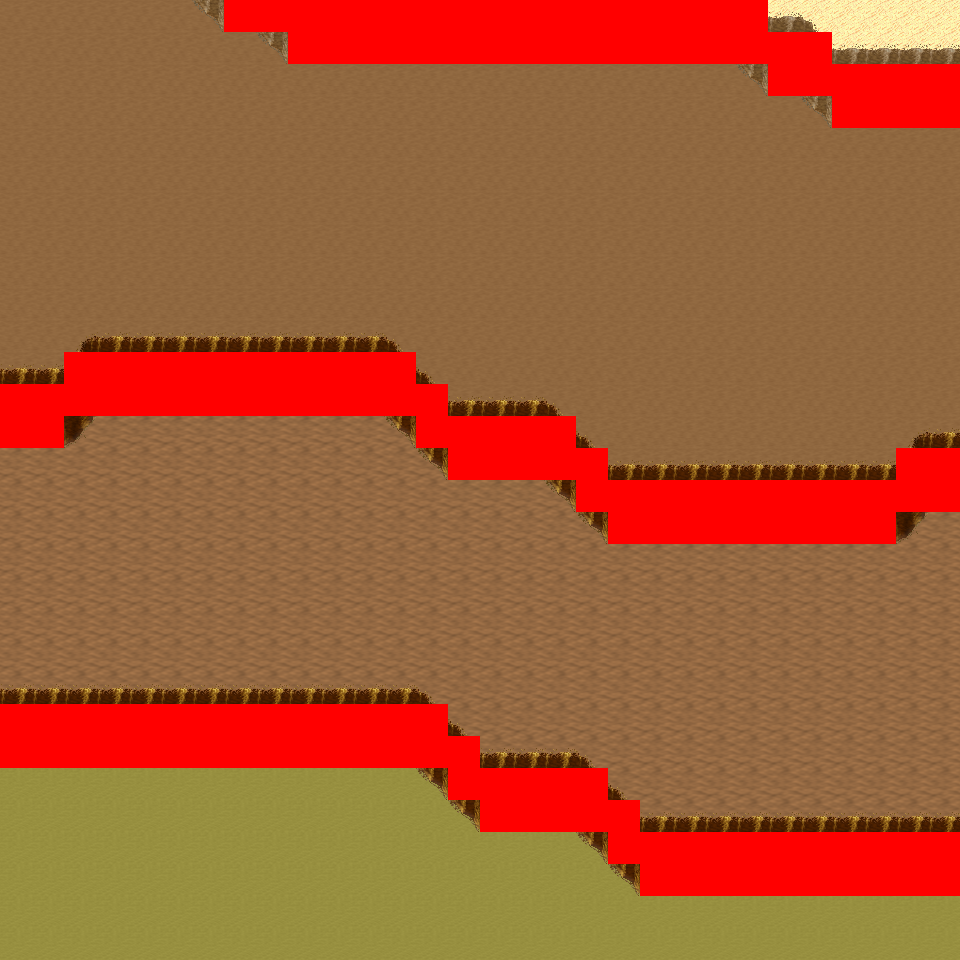

Tiled map render using the project's own tile images. Description and the map definition, with tile-layer contents summarised, below:
An orthogonal 30x30 tile map with 32x32 px tiles, 6 tile layers (Ground, Object, Object2, Above, ...), 8 tilesets and 10 objects (10x mapExit).

<map version="1.0" orientation="orthogonal" renderorder="right-down" width="30" height="30" tilewidth="32" tileheight="32" nextobjectid="11">
  <tileset firstgid="1" name="tileset_logic_collision" tilewidth="32" tileheight="32" tilecount="1" columns="1">
    <image source="../drawable/tileset_logic_collision.png" width="32" height="32" />
  </tileset>
  <tileset firstgid="2" name="tileset_ground_ground" tilewidth="32" tileheight="32" tilecount="33" columns="3">
    <image source="../drawable/tileset_ground_ground.png" width="96" height="352" />
  </tileset>
  <tileset firstgid="35" name="tileset_ground_ridge_earth_pale" tilewidth="32" tileheight="32" tilecount="96" columns="12">
    <image source="../drawable/tileset_ground_ridge_earth_pale.png" width="384" height="256" />
  </tileset>
  <tileset firstgid="131" name="tileset_ground_ridge_earth_dark" tilewidth="32" tileheight="32" tilecount="96" columns="12">
    <image source="../drawable/tileset_ground_ridge_earth_dark.png" width="384" height="256" />
  </tileset>
  <tileset firstgid="227" name="tileset_terrain_desert" tilewidth="32" tileheight="32" tilecount="88" columns="8">
    <image source="../drawable/tileset_terrain_desert.png" width="256" height="352" />
  </tileset>
  <tileset firstgid="315" name="tileset_plant_tree_tree_darkgreen" tilewidth="32" tileheight="32" tilecount="88" columns="8">
    <image source="../drawable/tileset_plant_tree_tree_darkgreen.png" width="256" height="352" />
  </tileset>
  <tileset firstgid="403" name="tileset_ground_sand_2" tilewidth="32" tileheight="32" tilecount="15" columns="5">
    <image source="../drawable/tileset_ground_sand_2.png" width="160" height="96" />
  </tileset>
  <tileset firstgid="418" name="tileset_plant_cactus_2" tilewidth="32" tileheight="32" tilecount="10" columns="5">
    <image source="../drawable/tileset_plant_cactus_2.png" width="160" height="64" />
  </tileset>
  <layer name="Ground" width="30" height="30">
    <data>[900 cells, 900 non-empty, 4 distinct tile ids]</data>
  </layer>
  <layer name="Object" width="30" height="30">
    <data>[900 cells, 244 non-empty, 18 distinct tile ids]</data>
  </layer>
  <layer name="Object2" width="30" height="30">
    <data>[900 cells, 0 non-empty, 0 distinct tile ids]</data>
  </layer>
  <layer name="Above" width="30" height="30">
    <data>[900 cells, 0 non-empty, 0 distinct tile ids]</data>
  </layer>
  <layer name="Above2" width="30" height="30">
    <data>[900 cells, 0 non-empty, 0 distinct tile ids]</data>
  </layer>
  <layer name="Walkable" width="30" height="30">
    <data>[900 cells, 164 non-empty, 1 distinct tile ids]</data>
  </layer>
  <objectgroup name="MapEvents">
    <object id="1" name="north" type="mapExit" x="0" y="0" width="224" height="32">
      <properties>
        <property name="map" value="level_0_x35_y146" />
        <property name="x" value="0" />
        <property name="y" value="28" />
      </properties>
    </object>
    <object id="2" name="north2" type="mapExit" x="768" y="0" width="192" height="32">
      <properties>
        <property name="map" value="level_0_x35_y146" />
        <property name="x" value="24" />
        <property name="y" value="28" />
      </properties>
    </object>
    <object id="3" name="south" type="mapExit" x="0" y="928" width="960" height="32">
      <properties>
        <property name="map" value="level_0_x35_y148" />
        <property name="x" value="0" />
        <property name="y" value="1" />
      </properties>
    </object>
    <object id="4" name="west" type="mapExit" x="0" y="0" width="32" height="384">
      <properties>
        <property name="map" value="level_0_x34_y147" />
        <property name="x" value="28" />
        <property name="y" value="0" />
      </properties>
    </object>
    <object id="5" name="west2" type="mapExit" x="0" y="448" width="32" height="256">
      <properties>
        <property name="map" value="level_0_x34_y147" />
        <property name="x" value="28" />
        <property name="y" value="14" />
      </properties>
    </object>
    <object id="6" name="west3" type="mapExit" x="0" y="768" width="32" height="192">
      <properties>
        <property name="map" value="level_0_x34_y147" />
        <property name="x" value="28" />
        <property name="y" value="24" />
      </properties>
    </object>
    <object id="7" name="east" type="mapExit" x="928" y="0" width="32" height="64">
      <properties>
        <property name="map" value="level_0_x36_y147" />
        <property name="x" value="1" />
        <property name="y" value="0" />
      </properties>
    </object>
    <object id="8" name="east2" type="mapExit" x="928" y="128" width="32" height="320">
      <properties>
        <property name="map" value="level_0_x36_y147" />
        <property name="x" value="1" />
        <property name="y" value="4" />
      </properties>
    </object>
    <object id="9" name="east3" type="mapExit" x="928" y="512" width="32" height="320">
      <properties>
        <property name="map" value="level_0_x36_y147" />
        <property name="x" value="1" />
        <property name="y" value="16" />
      </properties>
    </object>
    <object id="10" name="east4" type="mapExit" x="928" y="896" width="32" height="64">
      <properties>
        <property name="map" value="level_0_x36_y147" />
        <property name="x" value="1" />
        <property name="y" value="28" />
      </properties>
    </object>
  </objectgroup>
</map>
